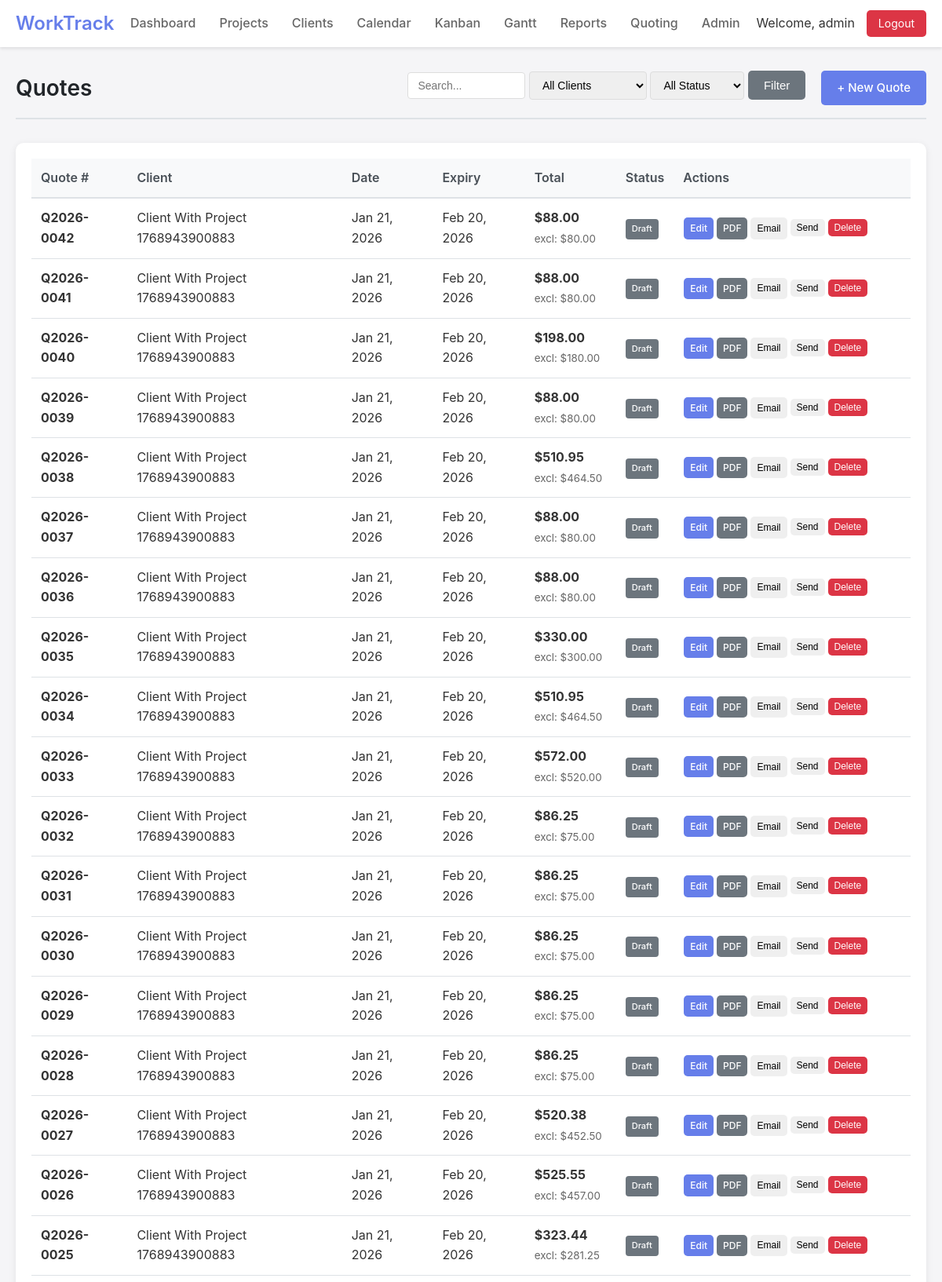
Screenshot of /quotes.php (signed in, upper part) with the database file from the repository.
### tables this page shows
CREATE TABLE quotes (
    id INTEGER PRIMARY KEY AUTOINCREMENT,
    quote_number TEXT NOT NULL UNIQUE,
    revision INTEGER DEFAULT 1,
    client_id INTEGER REFERENCES clients(id),
    project_id INTEGER REFERENCES projects(id),
    quote_date DATE NOT NULL,
    expiry_date DATE,
    special_instructions TEXT,
    status TEXT DEFAULT 'draft',
    labour_stripping INTEGER DEFAULT 0,
    labour_patterns INTEGER DEFAULT 0,
    labour_cutting INTEGER DEFAULT 0,
    labour_sewing INTEGER DEFAULT 0,
    labour_upholstery INTEGER DEFAULT 0,
    labour_assembly INTEGER DEFAULT 0,
    labour_handling INTEGER DEFAULT 0,
    labour_rate_type TEXT DEFAULT 'standard',
    labour_rate DECIMAL(10,2),
    subtotal_materials DECIMAL(10,2) DEFAULT 0,
    subtotal_misc DECIMAL(10,2) DEFAULT 0,
    subtotal_labour DECIMAL(10,2) DEFAULT 0,
    total_excl_gst DECIMAL(10,2) DEFAULT 0,
    gst_amount DECIMAL(10,2) DEFAULT 0,
    total_incl_gst DECIMAL(10,2) DEFAULT 0,
    pdf_path TEXT,
    created_at DATETIME DEFAULT CURRENT_TIMESTAMP,
    updated_at DATETIME DEFAULT CURRENT_TIMESTAMP,
    created_by INTEGER REFERENCES users(id),
    updated_by INTEGER REFERENCES users(id)
);

CREATE TABLE clients (
    id INTEGER PRIMARY KEY AUTOINCREMENT,
    name TEXT NOT NULL,
    address TEXT,
    phone TEXT,
    email TEXT,
    remarks TEXT,
    created_at DATETIME DEFAULT CURRENT_TIMESTAMP,
    updated_at DATETIME DEFAULT CURRENT_TIMESTAMP,
    created_by INTEGER REFERENCES users(id),
    updated_by INTEGER REFERENCES users(id)
);

### includes/db.php (called while the page is built, shortened)
<?php
class Database {
    private static $instance = null;
    private $conn;
    private function __construct() {
        try {
            $this->conn = new PDO('sqlite:' . DB_PATH);
            $this->conn->setAttribute(PDO::ATTR_ERRMODE, PDO::ERRMODE_EXCEPTION);
            $this->conn->setAttribute(PDO::ATTR_DEFAULT_FETCH_MODE, PDO::FETCH_ASSOC);
            $this->conn->exec('PRAGMA foreign_keys = ON');
        } catch (PDOException $e) {
            die("Connection failed: " . $e->getMessage());
        }
    }
    public static function getInstance() {
        if (!self::$instance) {
            self::$instance = new Database();
        }
        return self::$instance;
    }
    public function query($sql, $params = []) {
        try {
            $stmt = $this->conn->prepare($sql);
            $stmt->execute($params);
            return $stmt;
        } catch (PDOException $e) {
            if (DEBUG_MODE) {
                throw $e;
            }
            error_log($e->getMessage());
            return false;
        }
    }
    public function fetchAll($sql, $params = []) {
        $stmt = $this->query($sql, $params);
        return $stmt ? $stmt->fetchAll() : [];
    }
}
?>

### includes/models/Quote.php (called while the page is built, shortened)
<?php
require_once dirname(__DIR__) . '/db.php';
class Quote {
    private $db;
    public function __construct() {
        $this->db = Database::getInstance();
    }
    public function getAll($filters = []) {
        $whereConditions = ["1=1"];
        $params = [];
        $where = implode(' AND ', $whereConditions);
        return $this->db->fetchAll("
            SELECT q.*,
                   c.name as client_name,
                   c.email as client_email,
                   p.title as project_title,
                   u1.username as created_by_name,
                   u2.username as updated_by_name
            FROM quotes q
            LEFT JOIN clients c ON q.client_id = c.id
            LEFT JOIN projects p ON q.project_id = p.id
            LEFT JOIN users u1 ON q.created_by = u1.id
            LEFT JOIN users u2 ON q.updated_by = u2.id
            WHERE $where
            ORDER BY q.quote_date DESC, q.quote_number DESC
        ", $params);
    }
}

### quotes.php (the view, shortened to what this page needs)
<?php
require_once 'includes/header.php';
require_once 'includes/models/Quote.php';
$quoteModel = new Quote();
$filters = [];
$quotes = $quoteModel->getAll($filters);
$statuses = [
    'draft' => ['label' => 'Draft', 'color' => '#6c757d'],
    'sent' => ['label' => 'Sent', 'color' => '#007bff'],
    'accepted' => ['label' => 'Accepted', 'color' => '#28a745'],
    'declined' => ['label' => 'Declined', 'color' => '#dc3545'],
    'expired' => ['label' => 'Expired', 'color' => '#fd7e14'],
    'invoiced' => ['label' => 'Invoiced', 'color' => '#17a2b8']
];
?>
<div class="page-header">
    <h1 class="page-title">Quotes</h1>
    <div class="page-actions">
        <form method="GET" style="display: inline-block; margin-right: 10px;">
            <input type="text" name="search" placeholder="Search..." value="<?php echo htmlspecialchars($_GET['search'] ?? ''); ?>" class="form-control" style="width: 150px; display: inline-block;">
            <select name="client" class="form-control" style="width: 150px; display: inline-block;">
                <option value="">All Clients</option>
            </select>
            <select name="status" class="form-control" style="width: 120px; display: inline-block;">
                <option value="">All Status</option>
            </select>
            <button type="submit" class="btn btn-secondary">Filter</button>
        </form>
        <a href="quoteBuilder.php" class="btn btn-primary">+ New Quote</a>
    </div>
</div>
<div class="table-container">
    <table>
        <thead>
            <tr>
                <th>Quote #</th>
                <th>Client</th>
                <th>Date</th>
                <th>Expiry</th>
                <th>Total</th>
                <th>Status</th>
                <th>Actions</th>
            </tr>
        </thead>
        <tbody>
            <?php if (count($quotes) === 0): ?>
                <tr>
                    <td colspan="7" style="text-align: center; padding: 40px; color: #666;">
                        <?php echo !empty($filters) ? 'No quotes found matching your filters.' : 'No quotes yet. Create your first quote!'; ?>
                    </td>
                </tr>
            <?php else: ?>
                <?php foreach ($quotes as $quote): ?>
                    <?php
                    $statusInfo = $statuses[$quote['status']] ?? ['label' => $quote['status'], 'color' => '#6c757d'];
                    $isExpired = $quote['status'] === 'sent' && $quote['expiry_date'] && strtotime($quote['expiry_date']) < time();
                    ?>
                    <tr>
                        <td>
                            <strong><?php echo htmlspecialchars($quote['quote_number']); ?></strong>
                        </td>
                        <td>
                            <?php echo htmlspecialchars($quote['client_name'] ?? 'No client'); ?>
                        </td>
                        <td><?php echo date('M j, Y', strtotime($quote['quote_date'])); ?></td>
                        <td>
                            <?php if ($quote['expiry_date']): ?>
                                <span class="<?php echo $isExpired ? 'text-danger' : ''; ?>">
                                    <?php echo date('M j, Y', strtotime($quote['expiry_date'])); ?>
                                </span>
                            <?php else: ?>
                                -
                            <?php endif; ?>
                        </td>
                        <td>
                            <strong>$<?php echo number_format($quote['total_incl_gst'], 2); ?></strong>
                            <br><small style="color: #666;">excl: $<?php echo number_format($quote['total_excl_gst'], 2); ?></small>
                        </td>
                        <td>
                            <span class="badge" style="background-color: <?php echo $statusInfo['color']; ?>; color: white;">
                                <?php echo $statusInfo['label']; ?>
                            </span>
                        </td>
                        <td>
                            <div class="action-buttons">
                                <a href="quoteBuilder.php?id=<?php echo $quote['id']; ?>" class="btn btn-sm btn-primary">
                                    <?php echo $quote['status'] === 'draft' ? 'Edit' : 'View'; ?>
                                </a>
                                <a href="api/quotePdf.php?id=<?php echo $quote['id']; ?>" class="btn btn-sm btn-secondary" target="_blank" title="Download PDF">PDF</a>
                                <button type="button" class="btn btn-sm btn-info" onclick="openEmailModal(<?php echo $quote['id']; ?>, '<?php echo htmlspecialchars($quote['quote_number'], ENT_QUOTES); ?>', '<?php echo htmlspecialchars($quote['client_email'] ?? '', ENT_QUOTES); ?>')" title="Send Email">
                                    Email
                                </button>
                                <?php if ($quote['status'] === 'draft'): ?>
                                    <form method="POST" style="display: inline-block;">
                                        <button type="submit" class="btn btn-sm btn-info" onclick="return confirm('Mark this quote as sent?');">Send</button>
                                    </form>
                                <?php endif; ?>
                                <?php if ($quote['status'] === 'draft'): ?>
                                    <form method="POST" style="display: inline-block;" onsubmit="return confirm('Are you sure you want to delete this quote?');">
                                        <button type="submit" class="btn btn-sm btn-danger">Delete</button>
                                    </form>
                                <?php endif; ?>
                            </div>
                        </td>
                    </tr>
                <?php endforeach; ?>
            <?php endif; ?>
        </tbody>
    </table>
</div>
<?php require_once 'includes/footer.php'; ?>

### public/css/style.css (style rules this page uses)
* { margin: 0; padding: 0; box-sizing: border-box; }
body { font-family: -apple-system, BlinkMacSystemFont, "Segoe UI", Roboto, "Helvetica Neue", Arial, sans-serif; background: #f5f5f7; color: #333; line-height: 1.6; }
.table-container { background: white; border-radius: 10px; padding: 20px; box-shadow: 0 2px 10px rgba(0,0,0,0.08); overflow-x: auto; }
table { width: 100%; border-collapse: collapse; }
th { text-align: left; padding: 12px; background: #f8f9fa; font-weight: 600; color: #495057; border-bottom: 2px solid #dee2e6; }
td { padding: 12px; border-bottom: 1px solid #dee2e6; }
.form-control { width: 100%; padding: 10px; border: 1px solid #ced4da; border-radius: 5px; font-size: 15px; transition: border-color 0.3s; }
select.form-control { cursor: pointer; }
.btn { padding: 10px 20px; border: none; border-radius: 5px; font-size: 15px; font-weight: 500; cursor: pointer; transition: all 0.3s; text-decoration: none; display: inline-block; }
.btn-primary { background: #667eea; color: white; }
.btn-danger { background: #dc3545; color: white; }
.btn-secondary { background: #6c757d; color: white; }
.page-header { margin-bottom: 30px; padding-bottom: 15px; border-bottom: 2px solid #dee2e6; display: flex; justify-content: space-between; align-items: center; }
.page-title { font-size: 28px; font-weight: 600; color: #212529; }
.page-actions { display: flex; gap: 10px; }

### quotes.php (style rules this page uses)
.btn-sm { padding: 4px 8px; font-size: 12px; margin: 1px; }
.badge { display: inline-block; padding: 4px 8px; border-radius: 4px; font-size: 11px; font-weight: 500; }
.action-buttons { display: flex; flex-wrap: wrap; gap: 2px; }
.form-control { width: 100%; padding: 8px 12px; border: 1px solid #ddd; border-radius: 4px; font-size: 14px; }

### rows the page displays
quotes: quote_number "Q2026-0042", client.name "Client With Project 1768943900883", quote_date "Jan 21, 2026", expiry_date "Feb 20, 2026", total_incl_gst "88.00", total_excl_gst "80.00", status "Draft", shows "Edit"
quotes: quote_number "Q2026-0041", client.name "Client With Project 1768943900883", quote_date "Jan 21, 2026", expiry_date "Feb 20, 2026", total_incl_gst "88.00", total_excl_gst "80.00", status "Draft", shows "Edit"
quotes: quote_number "Q2026-0040", client.name "Client With Project 1768943900883", quote_date "Jan 21, 2026", expiry_date "Feb 20, 2026", total_incl_gst "198.00", total_excl_gst "180.00", status "Draft", shows "Edit"
quotes: quote_number "Q2026-0039", client.name "Client With Project 1768943900883", quote_date "Jan 21, 2026", expiry_date "Feb 20, 2026", total_incl_gst "88.00", total_excl_gst "80.00", status "Draft", shows "Edit"
quotes: quote_number "Q2026-0038", client.name "Client With Project 1768943900883", quote_date "Jan 21, 2026", expiry_date "Feb 20, 2026", total_incl_gst "510.95", total_excl_gst "464.50", status "Draft", shows "Edit"
quotes: quote_number "Q2026-0037", client.name "Client With Project 1768943900883", quote_date "Jan 21, 2026", expiry_date "Feb 20, 2026", total_incl_gst "88.00", total_excl_gst "80.00", status "Draft", shows "Edit"
quotes: quote_number "Q2026-0036", client.name "Client With Project 1768943900883", quote_date "Jan 21, 2026", expiry_date "Feb 20, 2026", total_incl_gst "88.00", total_excl_gst "80.00", status "Draft", shows "Edit"
quotes: quote_number "Q2026-0035", client.name "Client With Project 1768943900883", quote_date "Jan 21, 2026", expiry_date "Feb 20, 2026", total_incl_gst "330.00", total_excl_gst "300.00", status "Draft", shows "Edit"
quotes: quote_number "Q2026-0034", client.name "Client With Project 1768943900883", quote_date "Jan 21, 2026", expiry_date "Feb 20, 2026", total_incl_gst "510.95", total_excl_gst "464.50", status "Draft", shows "Edit"
quotes: quote_number "Q2026-0033", client.name "Client With Project 1768943900883", quote_date "Jan 21, 2026", expiry_date "Feb 20, 2026", total_incl_gst "572.00", total_excl_gst "520.00", status "Draft", shows "Edit"
quotes: quote_number "Q2026-0032", client.name "Client With Project 1768943900883", quote_date "Jan 21, 2026", expiry_date "Feb 20, 2026", total_incl_gst "86.25", total_excl_gst "75.00", status "Draft", shows "Edit"
quotes: quote_number "Q2026-0031", client.name "Client With Project 1768943900883", quote_date "Jan 21, 2026", expiry_date "Feb 20, 2026", total_incl_gst "86.25", total_excl_gst "75.00", status "Draft", shows "Edit"
quotes: quote_number "Q2026-0030", client.name "Client With Project 1768943900883", quote_date "Jan 21, 2026", expiry_date "Feb 20, 2026", total_incl_gst "86.25", total_excl_gst "75.00", status "Draft", shows "Edit"
quotes: quote_number "Q2026-0029", client.name "Client With Project 1768943900883", quote_date "Jan 21, 2026", expiry_date "Feb 20, 2026", total_incl_gst "86.25", total_excl_gst "75.00", status "Draft", shows "Edit"
quotes: quote_number "Q2026-0028", client.name "Client With Project 1768943900883", quote_date "Jan 21, 2026", expiry_date "Feb 20, 2026", total_incl_gst "86.25", total_excl_gst "75.00", status "Draft", shows "Edit"
quotes: quote_number "Q2026-0027", client.name "Client With Project 1768943900883", quote_date "Jan 21, 2026", expiry_date "Feb 20, 2026", total_incl_gst "520.38", total_excl_gst "452.50", status "Draft", shows "Edit"
quotes: quote_number "Q2026-0026", client.name "Client With Project 1768943900883", quote_date "Jan 21, 2026", expiry_date "Feb 20, 2026", total_incl_gst "525.55", total_excl_gst "457.00", status "Draft", shows "Edit"
quotes: quote_number "Q2026-0025", client.name "Client With Project 1768943900883", quote_date "Jan 21, 2026", expiry_date "Feb 20, 2026", total_incl_gst "323.44", total_excl_gst "281.25", status "Draft", shows "Edit"

### other values shown
SITE_NAME "WorkTrack"
Auth::getCurrentUsername() "admin"
